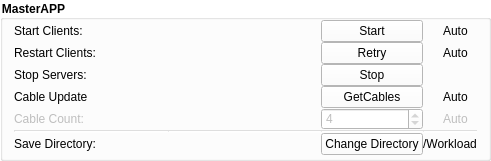
                       <widget class="QGroupBox" name="groupBox">
                        <property name="geometry">
                         <rect>
                          <x>0</x>
                          <y>0</y>
                          <width>491</width>
                          <height>161</height>
                         </rect>
                        </property>
                        <property name="font">
                         <font>
                          <weight>75</weight>
                          <bold>true</bold>
                         </font>
                        </property>
                        <property name="styleSheet">
                         <string notr="true">background-color: rgba(255, 255, 255, 100);
border-color: rgb(255, 255, 255);</string>
                        </property>
                        <property name="title">
                         <string>MasterAPP</string>
                        </property>
                        <property name="flat">
                         <bool>true</bool>
                        </property>
                        <layout class="QGridLayout" name="gridLayout_13">
                         <property name="topMargin">
                          <number>0</number>
                         </property>
                         <property name="bottomMargin">
                          <number>0</number>
                         </property>
                         <property name="spacing">
                          <number>0</number>
                         </property>
                         <item row="1" column="2">
                          <widget class="QPushButton" name="pb_retry">
                           <property name="toolTip">
                            <string>&lt;html&gt;&lt;head/&gt;&lt;body&gt;&lt;p&gt;This button manually restarts the MasterApp Clients during runtime.&lt;/p&gt;&lt;/body&gt;&lt;/html&gt;</string>
                           </property>
                           <property name="styleSheet">
                            <string notr="true">background-color: rgb(255, 255, 255);</string>
                           </property>
                           <property name="text">
                            <string>Retry</string>
                           </property>
                          </widget>
                         </item>
                         <item row="5" column="2">
                          <widget class="Line" name="line_3">
                           <property name="orientation">
                            <enum>Qt::Horizontal</enum>
                           </property>
                          </widget>
                         </item>
                         <item row="5" column="3">
                          <widget class="Line" name="line_6">
                           <property name="sizePolicy">
                            <sizepolicy hsizetype="Preferred" vsizetype="Maximum">
                             <horstretch>0</horstretch>
                             <verstretch>0</verstretch>
                            </sizepolicy>
                           </property>
                           <property name="orientation">
                            <enum>Qt::Horizontal</enum>
                           </property>
                          </widget>
                         </item>
                         <item row="6" column="2">
                          <widget class="QPushButton" name="pb_changeDir">
                           <property name="toolTip">
                            <string>&lt;html&gt;&lt;head/&gt;&lt;body&gt;&lt;p&gt;This button opens option to set new directory.&lt;/p&gt;&lt;/body&gt;&lt;/html&gt;</string>
                           </property>
                           <property name="styleSheet">
                            <string notr="true">background-color: rgb(255, 255, 255);</string>
                           </property>
                           <property name="text">
                            <string>Change Directory</string>
                           </property>
                          </widget>
                         </item>
                         <item row="3" column="0">
                          <widget class="QLabel" name="label_12">
                           <property name="toolTip">
                            <string/>
                           </property>
                           <property name="styleSheet">
                            <string notr="true">background-color:transparent</string>
                           </property>
                           <property name="text">
                            <string>Cable Update</string>
                           </property>
                          </widget>
                         </item>
                         <item row="1" column="3">
                          <widget class="QCheckBox" name="cb_auto_retry">
                           <property name="minimumSize">
                            <size>
                             <width>50</width>
                             <height>0</height>
                            </size>
                           </property>
                           <property name="toolTip">
                            <string>&lt;html&gt;&lt;head/&gt;&lt;body&gt;&lt;p&gt;This variable automatically restarts the MasterApp Clients after losing connections with servers.&lt;/p&gt;&lt;/body&gt;&lt;/html&gt;</string>
                           </property>
                           <property name="styleSheet">
                            <string notr="true">background-color:transparent</string>
                           </property>
                           <property name="text">
                            <string>Auto</string>
                           </property>
                           <property name="checked">
                            <bool>false</bool>
                           </property>
                          </widget>
                         </item>
                         <item row="4" column="0">
                          <widget class="QLabel" name="label_16">
                           <property name="enabled">
                            <bool>false</bool>
                           </property>
                           <property name="toolTip">
                            <string>&lt;html&gt;&lt;head/&gt;&lt;body&gt;&lt;p&gt;This variable controls the number of Cables that will be loaded from the servers.&lt;/p&gt;&lt;/body&gt;&lt;/html&gt;</string>
                           </property>
                           <property name="styleSheet">
                            <string notr="true">background-color:transparent</string>
                           </property>
                           <property name="text">
                            <string>Cable Count:</string>
                           </property>
                          </widget>
                         </item>
                         <item row="3" column="2">
                          <widget class="QPushButton" name="pb_updateCables">
                           <property name="toolTip">
                            <string>&lt;html&gt;&lt;head/&gt;&lt;body&gt;&lt;p&gt;This button manually updates cables, or triggers the automatic PLC Cable update&lt;/p&gt;&lt;p&gt;&lt;br/&gt;&lt;/p&gt;&lt;/body&gt;&lt;/html&gt;</string>
                           </property>
                           <property name="styleSheet">
                            <string notr="true">background-color: rgb(255, 255, 255);</string>
                           </property>
                           <property name="text">
                            <string>GetCables</string>
                           </property>
                          </widget>
                         </item>
                         <item row="3" column="3">
                          <widget class="QCheckBox" name="cb_auto_cableUpdate">
                           <property name="minimumSize">
                            <size>
                             <width>50</width>
                             <height>0</height>
                            </size>
                           </property>
                           <property name="toolTip">
                            <string>&lt;html&gt;&lt;head/&gt;&lt;body&gt;&lt;p&gt;This variable decides if GetCable triggers update loop, or only sends a single request for cable update. Also, automatically triggers during start if enabled.&lt;/p&gt;&lt;p&gt;!First activation delays the update to the next minute!&lt;/p&gt;&lt;/body&gt;&lt;/html&gt;</string>
                           </property>
                           <property name="styleSheet">
                            <string notr="true">background-color:transparent</string>
                           </property>
                           <property name="text">
                            <string>Auto</string>
                           </property>
                           <property name="checked">
                            <bool>false</bool>
                           </property>
                          </widget>
                         </item>
                         <item row="2" column="2">
                          <widget class="QPushButton" name="pb_stopClients">
                           <property name="toolTip">
                            <string>&lt;html&gt;&lt;head/&gt;&lt;body&gt;&lt;p&gt;This button interrupts retry and disables listeners and update loop.&lt;/p&gt;&lt;/body&gt;&lt;/html&gt;</string>
                           </property>
                           <property name="styleSheet">
                            <string notr="true">background-color: rgb(255, 255, 255);</string>
                           </property>
                           <property name="text">
                            <string>Stop</string>
                           </property>
                          </widget>
                         </item>
                         <item row="0" column="3">
                          <widget class="QCheckBox" name="cb_auto_startClients">
                           <property name="minimumSize">
                            <size>
                             <width>50</width>
                             <height>0</height>
                            </size>
                           </property>
                           <property name="toolTip">
                            <string>&lt;html&gt;&lt;head/&gt;&lt;body&gt;&lt;p&gt;This variable automatically starts the MasterApp Clients after MasterAPP startup.&lt;/p&gt;&lt;/body&gt;&lt;/html&gt;</string>
                           </property>
                           <property name="styleSheet">
                            <string notr="true">background-color:transparent;</string>
                           </property>
                           <property name="text">
                            <string>Auto</string>
                           </property>
                           <property name="checked">
                            <bool>false</bool>
                           </property>
                          </widget>
                         </item>
                         <item row="2" column="0">
                          <widget class="QLabel" name="label_13">
                           <property name="toolTip">
                            <string/>
                           </property>
                           <property name="styleSheet">
                            <string notr="true">background-color:transparent</string>
                           </property>
                           <property name="text">
                            <string>Stop Servers:</string>
                           </property>
                          </widget>
                         </item>
                         <item row="6" column="0">
                          <widget class="QLabel" name="label_20">
                           <property name="toolTip">
                            <string>&lt;html&gt;&lt;head/&gt;&lt;body&gt;&lt;p&gt;This variable controls where the state data will be saved.&lt;/p&gt;&lt;p&gt;&lt;br/&gt;&lt;/p&gt;&lt;/body&gt;&lt;/html&gt;</string>
                           </property>
                           <property name="styleSheet">
                            <string notr="true">background-color:transparent</string>
                           </property>
                           <property name="text">
                            <string>Save Directory:</string>
                           </property>
                          </widget>
                         </item>
                         <item row="4" column="2">
                          <widget class="QSpinBox" name="sb_cableCount">
                           <property name="enabled">
                            <bool>false</bool>
                           </property>
                           <property name="styleSheet">
                            <string notr="true">background-color:white</string>
                           </property>
                           <property name="value">
                            <number>4</number>
                           </property>
                          </widget>
                         </item>
                         <item row="0" column="2">
                          <widget class="QPushButton" name="pb_startClients">
                           <property name="toolTip">
                            <string>&lt;html&gt;&lt;head/&gt;&lt;body&gt;&lt;p&gt;This button manually starts the MasterApp Clients.&lt;/p&gt;&lt;p&gt;1. Tests connection for enabled addresses&lt;/p&gt;&lt;p&gt;2. Starts listeners&lt;/p&gt;&lt;p&gt;3. Updates cables from enabled servers&lt;/p&gt;&lt;p&gt;4. PLC update loop, and listens for API updates&lt;/p&gt;&lt;/body&gt;&lt;/html&gt;</string>
                           </property>
                           <property name="styleSheet">
                            <string notr="true">background-color: rgb(255, 255, 255);</string>
                           </property>
                           <property name="text">
                            <string>Start</string>
                           </property>
                          </widget>
                         </item>
                         <item row="4" column="3">
                          <widget class="QCheckBox" name="cb_auto_cableCount">
                           <property name="enabled">
                            <bool>false</bool>
                           </property>
                           <property name="minimumSize">
                            <size>
                             <width>50</width>
                             <height>0</height>
                            </size>
                           </property>
                           <property name="toolTip">
                            <string>&lt;html&gt;&lt;head/&gt;&lt;body&gt;&lt;p&gt;This variable automatically gets the max amount of Cables from the servers after successful connection.&lt;/p&gt;&lt;/body&gt;&lt;/html&gt;</string>
                           </property>
                           <property name="styleSheet">
                            <string notr="true">background-color:transparent</string>
                           </property>
                           <property name="text">
                            <string>Auto</string>
                           </property>
                           <property name="checked">
                            <bool>false</bool>
                           </property>
                          </widget>
                         </item>
                         <item row="5" column="1">
                          <widget class="Line" name="line">
                           <property name="sizePolicy">
                            <sizepolicy hsizetype="Expanding" vsizetype="Fixed">
                             <horstretch>0</horstretch>
                             <verstretch>0</verstretch>
                            </sizepolicy>
                           </property>
                           <property name="orientation">
                            <enum>Qt::Horizontal</enum>
                           </property>
                          </widget>
                         </item>
                         <item row="7" column="0">
                          <spacer name="verticalSpacer_6">
                           <property name="orientation">
                            <enum>Qt::Vertical</enum>
                           </property>
                           <property name="sizeHint" stdset="0">
                            <size>
                             <width>20</width>
                             <height>40</height>
                            </size>
                           </property>
                          </spacer>
                         </item>
                         <item row="5" column="0">
                          <widget class="Line" name="line_4">
                           <property name="sizePolicy">
                            <sizepolicy hsizetype="Expanding" vsizetype="Fixed">
                             <horstretch>0</horstretch>
                             <verstretch>0</verstretch>
                            </sizepolicy>
                           </property>
                           <property name="orientation">
                            <enum>Qt::Horizontal</enum>
                           </property>
                          </widget>
                         </item>
                         <item row="6" column="3">
                          <widget class="QLabel" name="l_saveDir">
                           <property name="styleSheet">
                            <string notr="true">background-color:transparent</string>
                           </property>
                           <property name="text">
                            <string>/Workload</string>
                           </property>
                           <property name="alignment">
                            <set>Qt::AlignCenter</set>
                           </property>
                          </widget>
                         </item>
                         <item row="1" column="0">
                          <widget class="QLabel" name="label_15">
                           <property name="toolTip">
                            <string/>
                           </property>
                           <property name="styleSheet">
                            <string notr="true">background-color:transparent</string>
                           </property>
                           <property name="text">
                            <string>Restart Clients:</string>
                           </property>
                          </widget>
                         </item>
                         <item row="0" column="0">
                          <widget class="QLabel" name="label_11">
                           <property name="toolTip">
                            <string/>
                           </property>
                           <property name="styleSheet">
                            <string notr="true">background-color:transparent</string>
                           </property>
                           <property name="text">
                            <string>Start Clients:</string>
                           </property>
                          </widget>
                         </item>
                        </layout>
                       </widget>
